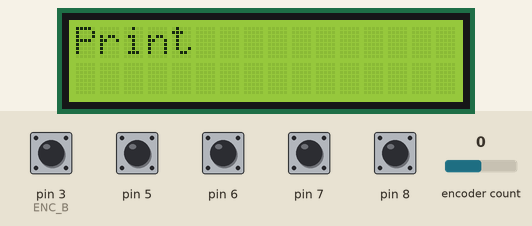
Bench run of a sketch on a simulated Arduino Uno, built with avr-gcc and run on an emulated ATmega328P. On the bench: 16×2 character LCD. Inputs (shaded band) come from the test bench; at power-on: pin 3 (ENC_B), pin 5–8 HIGH, encoder count 0. What the sketch prints to the serial monitor is not drawn.

Above: at 1.2 s.
1.3 s: encoder count set to 1
At 3.0 s:
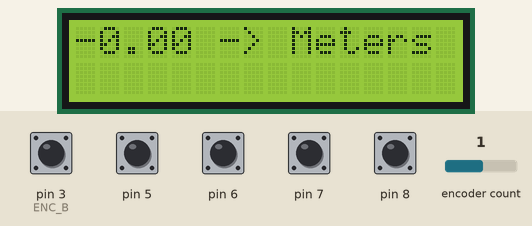
3.6 s: pin 5 pulled LOW for 0.15 s
At 4.7 s:
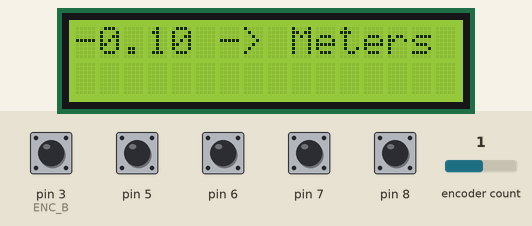
5.2 s: pin 6 pulled LOW for 0.15 s
At 6.5 s:
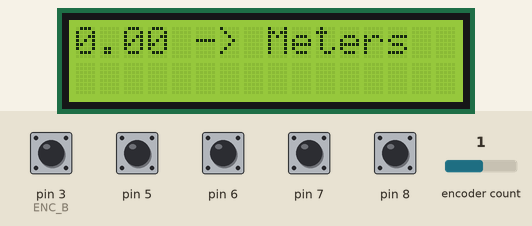
6.8 s: pin 8 pulled LOW for 0.15 s
At 7.2 s:
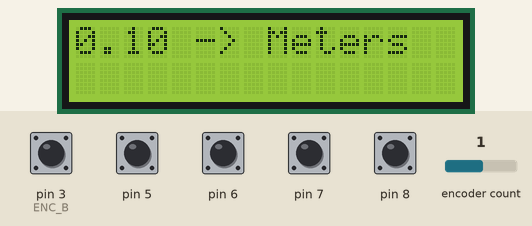
8.4 s: pin 8 pulled LOW for 1 s
At 9.0 s:
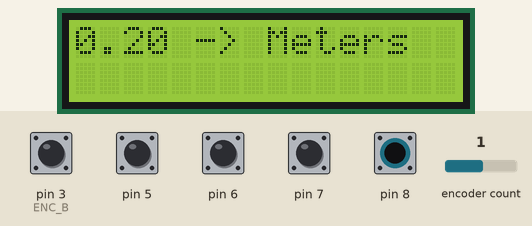
10.9 s: pin 7 pulled LOW for 0.15 s
At 12.3 s:
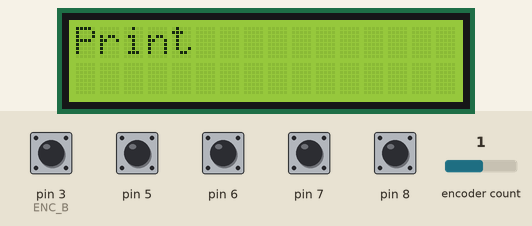
Timing chart, 0 to 13.9 s (numbered marks = the images above; inputs shaded):
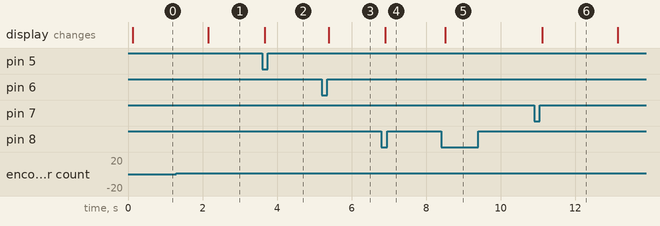

Measured:
- after the input at 1.3 s, the display: changes after 0.85 s (image 1)
- after the input at 3.6 s, the display: changes after 0.07 s (image 2)
- after the input at 5.2 s, the display: changes after 0.19 s (image 3)
- after the input at 6.8 s, the display: changes after 0.10 s (image 4)
- after the input at 8.4 s, the display: changes after 0.12 s (image 5)
- after the input at 10.9 s, the display: changes after 0.22 s (image 6)
- what the display in image 6 shows lasts 2.0 s, from 11.1 s to 13.1 s

The sketch:

WorkLiner2.ino
```cpp
/* розпіновка кабеля до екнкодера: RB 3100
  |  cabel        | encoder RB 3100 (IO-Link)  |  incremental encoder |
  Pin_1 = bround  | L+ (4,75...30 DC)          |  Ub (4,75...30 DC)   |
  Pin_2 = white   | do not conect              |  A                   |
  Pin_3 = blue    | L-                         |  GND                 |
  Pin_4 = black   | IO-Link                    |  z/0 pulse(90 deg)   |
  Pin_5 = grey    | do not conect              |  B                   |

  Пін 2 (ENC_A): Підключений до першого контакту енкодера (A).
  Пін 3 (ENC_B): Підключений до другого контакту енкодера (B).
  Підключення кнопок до Arduino:

  Пін 4: Підключений до першого контакту кнопки 2 нормально розімкнута віднімання значення -.
  Пін 5: Підключений до першого контакту кнопки 1 нормально розімкнута добавлення знаяення +.
  Пін 6: Підключений до першого контакту кнопки 3 нормально замкнута скидання значення на 0.
  Пін 7: Підключений до першого контакту кнопки 4 нормально замкнута друк.

  Підключення LCD дисплея через I2C до Arduino:

  SDA: Підключений до відповідного піна Arduino (зазвичай A4) .
  SCL: Підключений до відповідного піна Arduino (зазвичай A5).
  Інші піни, які використовуються в коді:

  Пін 0 і Пін 1: Використовуються для зв'язку з комп'ютером через Serial порт.
  Пін 2 і Пін 3: Використовуються для інтеррупта на зчитування енкодера.
  Пін 4, Пін 5 і Пін 6: Використовуються для зчитування стану кнопок.

*/

/*
  #include <SoftwareSerial.h>

SoftwareSerial printerSerial(10, 11); // Піни TX і RX для з'єднання з принтером

void setup() {
  Serial.begin(9600);
  printerSerial.begin(9600); // Швидкість передачі даних для принтера
}

void loop() {
  // Ваш код основної програми
  // ...

  if (currentButtonState == LOW && !printButtonFlag) {
    // Встановлюємо флажок для кнопки друку
    printButtonFlag = true;

    // Задаємо значення met типу long
    long metValue = 265; // Замініть на ваше значення

    // Перетворюємо значення met в String
    String metString = String(metValue, 2); // 2 означає 2 десяткові знаки

    // Комбінуємо значення із словом "метрів"
    String data = metString + " метрів";

    // Надсилаємо дані на принтер
    printToPrinter(data);
  }

  // Перевіряємо, чи кнопка була відпущена (стан з LOW на HIGH)
  if (currentButtonState == HIGH && printButtonFlag) {
    // Знімаємо флажок для кнопки друку, щоб дозволити друкувати знову при наступному натисканні
    printButtonFlag = false;
  }
}

void printToPrinter(String data) {
  // Відправляємо дані на принтер через Serial порт (SoftwareSerial для зовнішнього принтера)
  // Наприклад, використовуємо команду "println" для друку тексту
  printerSerial.println(data);
}


  */


#include <Wire.h>
#include <LiquidCrystal_I2C.h>
#include <Encoder.h>
#include <SoftwareSerial.h>


#define ENC_A 2        // Пін енкодера
#define ENC_B 3        // Пін енкодера
#define ENC_TYPE 1     // Тип енкодера, 0 або 1

LiquidCrystal_I2C lcd(0x27, 16, 2); // Адреса 0x27 або 0x3f
Encoder myEncoder(ENC_A, ENC_B);  // Define the encoder pins

volatile long encCounter;
String s1;
//float met1 = 0.0001953125;
float met1 = 0.0001953125;

float met;
volatile boolean state0, lastState, turnFlag;

boolean butt1_flag = 0;
boolean butt2_flag = 0;
boolean butt3_flag = 0;
boolean butt4_flag = 0;


unsigned long last_time = 0; // Оголошення змінної last_time
unsigned long backlight_timer = 0; // Оголошення змінної backlight_timer
unsigned long time_lcd_backlight = 10 * 1000; // Оголошення змінної backlight_timer для встановлення часу підсвічування lcd (секунди потріно перемножити на 1000 мілісекунд)

SoftwareSerial printerSerial(10, 11); // Піни TX і RX для з'єднання з принтером


void int0() {
  state0 = digitalRead(ENC_A);
  if (state0 != lastState) {
#if (ENC_TYPE == 1)
    turnFlag = !turnFlag;
    if (turnFlag)
      encCounter += (digitalRead(ENC_B) != state0) ? 1 : -1;
#else
    encCounter += (digitalRead(ENC_B) != state0) ? 1 : -1;
#endif
    lastState = state0;
  }
}

void setup() {
  Serial.begin(9600);
  printerSerial.begin(9600); // Швидкість передачі даних для принтера
  attachInterrupt(digitalPinToInterrupt(ENC_A), int0, CHANGE);
  pinMode(8, INPUT_PULLUP);
  pinMode(5, INPUT_PULLUP);
  pinMode(6, INPUT_PULLUP);
  pinMode(7, INPUT_PULLUP);

  lcd.init();
  lcd.backlight();
  lcd.setCursor(0, 0);
}

void loop() {
  boolean but1 = !digitalRead(8);
  boolean but2 = !digitalRead(5);
  boolean but3 = digitalRead(6); // Зчитувати кнопку з контактом, який замкнутий при натисканні
  boolean but4 = digitalRead(7); // Зчитувати кнопку з контактом, який замкнутий при натисканні

  float previousMet = met;
  met = met1 * encCounter;


  if (met != previousMet) {
    backlight_timer = millis(); // Оновлення часу останньої зміни met
  }

  if (millis() - backlight_timer < time_lcd_backlight) {
    lcd.backlight(); // Увімкнути підсвічування дисплею
  } else {
    lcd.noBacklight(); // Вимкнути підсвічування дисплею
  }

  if (millis() - last_time > 100) {
    last_time = millis();
    String myString = " -> Meters  ";

    lcd.setCursor(0, 0);
    lcd.print(met, 2);
    lcd.print(myString);
    Serial.println(met, 8);
    Serial.println(encCounter);
  }


  if (but1 == 1 && butt1_flag == 0) {
    butt1_flag = 1;
    encCounter += 512;
    }

  if (but1 == 0 && butt1_flag == 1) {
    butt1_flag = 0;
  }

  if (but3 == 1 && butt3_flag == 0) { // Зміна умови перевірки для кнопки обнулення
    butt3_flag = 1;
    encCounter = 0;
    backlight_timer = millis();
   }

  if (but3 == 0 && butt3_flag == 1) {
    butt3_flag = 0;
  }

  if (but2 == 1 && butt2_flag == 0) {
    butt2_flag = 1;
    encCounter -= 512;
  }

  if (but2 == 0 && butt2_flag == 1) {
    butt2_flag = 0;
  }


if (but4 == 1 && butt4_flag == 0) { // Зміна умови перевірки для кнопки обнулення
    butt4_flag = 1;

  String metString = String(met, 3); // 2 означає 2 десяткові знаки
    String data = "^XA^FO50,50^A0N,30,30^FD" + metString + " метрів^FS^XZ";
    printToPrinter(data); // Надсилаємо дані на принтер

   }

  if (but4 == 0 && butt4_flag == 1) {
    butt4_flag = 0;
    }
  }
void printToPrinter(String data) {
  // Відправляємо дані на принтер через Serial порт (SoftwareSerial для зовнішнього принтера)
  // Наприклад, використовуємо команду "println" для друку тексту
  printerSerial.println(data);
  Serial.println("Print         ");
  lcd.setCursor(0, 0);
  lcd.print("Print          " );

 delay(2000);
}
```
